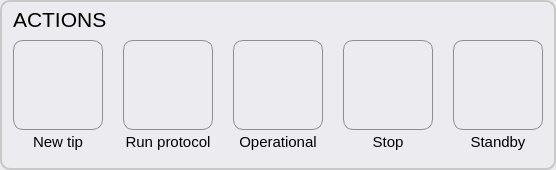
                    <widget class="QGroupBox" name="groupBox_action">
                     <property name="sizePolicy">
                      <sizepolicy hsizetype="Preferred" vsizetype="Expanding">
                       <horstretch>0</horstretch>
                       <verstretch>0</verstretch>
                      </sizepolicy>
                     </property>
                     <property name="minimumSize">
                      <size>
                       <width>280</width>
                       <height>170</height>
                      </size>
                     </property>
                     <property name="maximumSize">
                      <size>
                       <width>16777215</width>
                       <height>16777215</height>
                      </size>
                     </property>
                     <property name="styleSheet">
                      <string notr="true">QGroupBox { 
     border: 2px solid  rgb(200, 200, 200); ; 
     border-radius: 10px; 
    color: rgb(80, 80, 80);
    background-color: rgb(235, 235, 240);
 } 

 QPushButton {
     border: 1px solid #8f8f91;
     border-radius: 10px;
     background-color: qlineargradient(x1: 0, y1: 0, x2: 0, y2: 1,
                                       stop: 0 #f6f7fa, stop: 1 #dadbde);

 }

QPushButton:focus:pressed{
     background-color: qlineargradient(x1: 0, y1: 0, x2: 0, y2: 1,
                                       stop: 0 #F0F0FF, stop: 1 #f6f7fa);
 }

 QPushButton:hover {
     background-color: qlineargradient(x1: 0, y1: 0, x2: 0, y2: 1,
                                       stop: 0 #f6f7fa, stop: 1 #F0F0FF);
 }

QPushButton:disabled{ background-color: #CCCCCC; }

 QPushButton:flat {
     border: none; /* no border for a flat push button */
 }

 QPushButton:default {
     border-color: navy; /* make the default button prominent */
 }</string>
                     </property>
                     <property name="title">
                      <string/>
                     </property>
                     <property name="flat">
                      <bool>false</bool>
                     </property>
                     <layout class="QGridLayout" name="gridLayout_22">
                      <property name="topMargin">
                       <number>0</number>
                      </property>
                      <property name="bottomMargin">
                       <number>0</number>
                      </property>
                      <property name="horizontalSpacing">
                       <number>20</number>
                      </property>
                      <property name="verticalSpacing">
                       <number>3</number>
                      </property>
                      <item row="1" column="0" colspan="3">
                       <widget class="QLabel" name="label_action_title">
                        <property name="minimumSize">
                         <size>
                          <width>0</width>
                          <height>0</height>
                         </size>
                        </property>
                        <property name="font">
                         <font>
                          <pointsize>16</pointsize>
                         </font>
                        </property>
                        <property name="styleSheet">
                         <string notr="true"/>
                        </property>
                        <property name="text">
                         <string>ACTIONS</string>
                        </property>
                        <property name="alignment">
                         <set>Qt::AlignLeading|Qt::AlignLeft|Qt::AlignVCenter</set>
                        </property>
                       </widget>
                      </item>
                      <item row="4" column="0">
                       <widget class="QLabel" name="label_action_newtip">
                        <property name="font">
                         <font>
                          <pointsize>11</pointsize>
                         </font>
                        </property>
                        <property name="styleSheet">
                         <string notr="true"/>
                        </property>
                        <property name="text">
                         <string>New tip</string>
                        </property>
                        <property name="alignment">
                         <set>Qt::AlignHCenter|Qt::AlignTop</set>
                        </property>
                       </widget>
                      </item>
                      <item row="3" column="1">
                       <widget class="QPushButton" name="pushButton_runMacro">
                        <property name="minimumSize">
                         <size>
                          <width>90</width>
                          <height>90</height>
                         </size>
                        </property>
                        <property name="toolTip">
                         <string>&lt;html&gt;&lt;head/&gt;&lt;body&gt;&lt;p&gt;Starts the last protocol loaded in the &lt;span style=&quot; font-style:italic;&quot;&gt;Editor&lt;/span&gt; window&lt;/p&gt;&lt;/body&gt;&lt;/html&gt;</string>
                        </property>
                        <property name="whatsThis">
                         <string>&lt;html&gt;&lt;head/&gt;&lt;body&gt;&lt;p&gt;Run macro runs the macro that can be loaded in the tools window&lt;/p&gt;&lt;/body&gt;&lt;/html&gt;</string>
                        </property>
                        <property name="styleSheet">
                         <string notr="true"/>
                        </property>
                        <property name="text">
                         <string/>
                        </property>
                        <property name="icon">
                         <iconset resource="resources.qrc">
                          <normaloff>:/icons/play.png</normaloff>:/icons/play.png</iconset>
                        </property>
                        <property name="iconSize">
                         <size>
                          <width>60</width>
                          <height>60</height>
                         </size>
                        </property>
                       </widget>
                      </item>
                      <item row="3" column="2">
                       <widget class="QPushButton" name="pushButton_operational">
                        <property name="minimumSize">
                         <size>
                          <width>90</width>
                          <height>90</height>
                         </size>
                        </property>
                        <property name="toolTip">
                         <string>&lt;html&gt;&lt;head/&gt;&lt;body&gt;&lt;p&gt;Sets all the values of the delivery zone back to 100 %&lt;/p&gt;&lt;/body&gt;&lt;/html&gt;</string>
                        </property>
                        <property name="whatsThis">
                         <string>&lt;html&gt;&lt;head/&gt;&lt;body&gt;&lt;p&gt;Operational mode button, it runs the following commands: &lt;br/&gt;&lt;br/&gt;allOff()&lt;br/&gt;setVswitch(-115)&lt;br/&gt;setVrecirc(-115)&lt;br/&gt;sleep(5)&lt;br/&gt;setPoff(21)&lt;br/&gt;setPon(190)&lt;br/&gt;
&lt;/p&gt;&lt;/body&gt;&lt;/html&gt;</string>
                        </property>
                        <property name="styleSheet">
                         <string notr="true"/>
                        </property>
                        <property name="text">
                         <string/>
                        </property>
                        <property name="icon">
                         <iconset resource="resources.qrc">
                          <normaloff>:/icons/run.png</normaloff>:/icons/run.png</iconset>
                        </property>
                        <property name="iconSize">
                         <size>
                          <width>60</width>
                          <height>60</height>
                         </size>
                        </property>
                       </widget>
                      </item>
                      <item row="3" column="3">
                       <widget class="QPushButton" name="pushButton_stop">
                        <property name="enabled">
                         <bool>true</bool>
                        </property>
                        <property name="minimumSize">
                         <size>
                          <width>90</width>
                          <height>90</height>
                         </size>
                        </property>
                        <property name="toolTip">
                         <string>&lt;html&gt;&lt;head/&gt;&lt;body&gt;&lt;p&gt;Sets all the delivery zone value to 0 % and depressurizes the system&lt;/p&gt;&lt;/body&gt;&lt;/html&gt;</string>
                        </property>
                        <property name="whatsThis">
                         <string>&lt;html&gt;&lt;head/&gt;&lt;body&gt;&lt;p&gt;Stop button, it runs the following commands: &lt;br/&gt;&lt;br/&gt;
closeAllValves()&lt;br/&gt;
&lt;/p&gt;&lt;/body&gt;&lt;/html&gt;</string>
                        </property>
                        <property name="styleSheet">
                         <string notr="true"/>
                        </property>
                        <property name="text">
                         <string/>
                        </property>
                        <property name="icon">
                         <iconset resource="resources.qrc">
                          <normaloff>:/icons/stop.png</normaloff>:/icons/stop.png</iconset>
                        </property>
                        <property name="iconSize">
                         <size>
                          <width>60</width>
                          <height>60</height>
                         </size>
                        </property>
                       </widget>
                      </item>
                      <item row="3" column="0">
                       <widget class="QPushButton" name="pushButton_newTip">
                        <property name="minimumSize">
                         <size>
                          <width>90</width>
                          <height>90</height>
                         </size>
                        </property>
                        <property name="toolTip">
                         <string>&lt;html&gt;&lt;head/&gt;&lt;body&gt;&lt;p&gt;Initiates the preparation of the Biopen system for operation&lt;/p&gt;&lt;/body&gt;&lt;/html&gt;</string>
                        </property>
                        <property name="styleSheet">
                         <string notr="true"/>
                        </property>
                        <property name="text">
                         <string/>
                        </property>
                        <property name="icon">
                         <iconset resource="resources.qrc">
                          <normaloff>:/icons/newTip.png</normaloff>:/icons/newTip.png</iconset>
                        </property>
                        <property name="iconSize">
                         <size>
                          <width>60</width>
                          <height>60</height>
                         </size>
                        </property>
                        <property name="checkable">
                         <bool>false</bool>
                        </property>
                       </widget>
                      </item>
                      <item row="4" column="4">
                       <widget class="QLabel" name="label_action_standby">
                        <property name="font">
                         <font>
                          <pointsize>11</pointsize>
                         </font>
                        </property>
                        <property name="styleSheet">
                         <string notr="true"/>
                        </property>
                        <property name="text">
                         <string>Standby</string>
                        </property>
                        <property name="alignment">
                         <set>Qt::AlignHCenter|Qt::AlignTop</set>
                        </property>
                       </widget>
                      </item>
                      <item row="4" column="2">
                       <widget class="QLabel" name="label_action_operational">
                        <property name="font">
                         <font>
                          <pointsize>11</pointsize>
                         </font>
                        </property>
                        <property name="styleSheet">
                         <string notr="true"/>
                        </property>
                        <property name="text">
                         <string>Operational</string>
                        </property>
                        <property name="alignment">
                         <set>Qt::AlignHCenter|Qt::AlignTop</set>
                        </property>
                       </widget>
                      </item>
                      <item row="4" column="1">
                       <widget class="QLabel" name="label_runMacro">
                        <property name="font">
                         <font>
                          <pointsize>11</pointsize>
                         </font>
                        </property>
                        <property name="styleSheet">
                         <string notr="true"/>
                        </property>
                        <property name="text">
                         <string>Run protocol</string>
                        </property>
                        <property name="alignment">
                         <set>Qt::AlignHCenter|Qt::AlignTop</set>
                        </property>
                       </widget>
                      </item>
                      <item row="3" column="4">
                       <widget class="QPushButton" name="pushButton_standby">
                        <property name="minimumSize">
                         <size>
                          <width>90</width>
                          <height>90</height>
                         </size>
                        </property>
                        <property name="toolTip">
                         <string>&lt;html&gt;&lt;head/&gt;&lt;body&gt;&lt;p&gt;Sets all the delivery zone values to a holding level&lt;/p&gt;&lt;/body&gt;&lt;/html&gt;</string>
                        </property>
                        <property name="whatsThis">
                         <string>&lt;html&gt;&lt;head/&gt;&lt;body&gt;&lt;p&gt;Shutdown button, it runs the following commands: &lt;br/&gt;&lt;br/&gt;
allOff()&lt;br/&gt;
setPon(0)&lt;br/&gt;
setPoff(0)&lt;br/&gt;
sleep(10)&lt;br/&gt;
setVswitch(0)&lt;br/&gt;
setVrecirc(0)&lt;br/&gt;
sleep(15)&lt;br/&gt;
pumpsOff()&lt;br/&gt;
&lt;/p&gt;&lt;/body&gt;&lt;/html&gt;</string>
                        </property>
                        <property name="styleSheet">
                         <string notr="true"/>
                        </property>
                        <property name="text">
                         <string/>
                        </property>
                        <property name="icon">
                         <iconset resource="resources.qrc">
                          <normaloff>:/icons/standby.png</normaloff>:/icons/standby.png</iconset>
                        </property>
                        <property name="iconSize">
                         <size>
                          <width>60</width>
                          <height>60</height>
                         </size>
                        </property>
                        <property name="checkable">
                         <bool>false</bool>
                        </property>
                        <property name="checked">
                         <bool>false</bool>
                        </property>
                       </widget>
                      </item>
                      <item row="4" column="3">
                       <widget class="QLabel" name="label_action_stop">
                        <property name="font">
                         <font>
                          <pointsize>11</pointsize>
                         </font>
                        </property>
                        <property name="styleSheet">
                         <string notr="true"/>
                        </property>
                        <property name="text">
                         <string>Stop</string>
                        </property>
                        <property name="alignment">
                         <set>Qt::AlignHCenter|Qt::AlignTop</set>
                        </property>
                       </widget>
                      </item>
                     </layout>
                    </widget>
